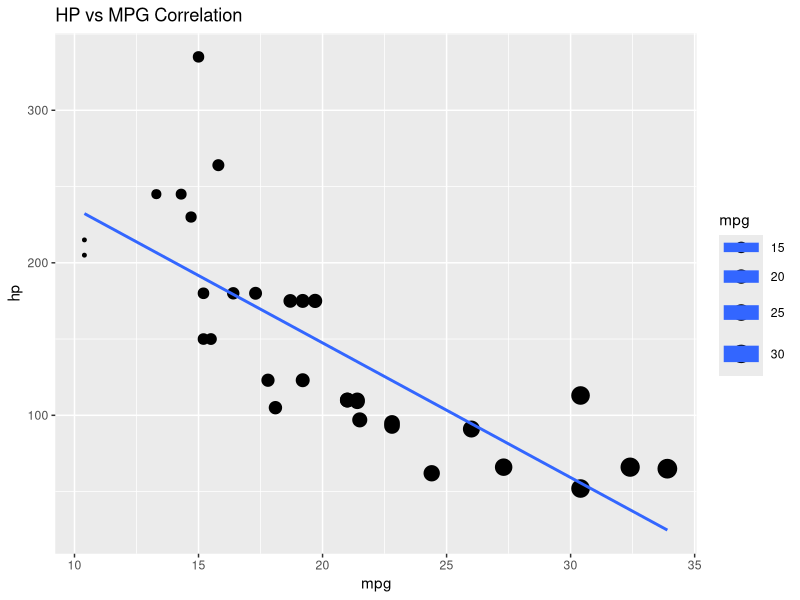

Reproduce this figure in R.
library(ggplot2)
data <- mtcars

Cor_model <- lm(hp ~ mpg, data)
summary(Cor_model)

reg_graph <- ggplot(data, aes(y = hp, x = mpg, size = mpg)) + 
             geom_point() + 
             geom_smooth(method = "lm", se = FALSE) +
             ggtitle("HP vs MPG Correlation") 
reg_graph
